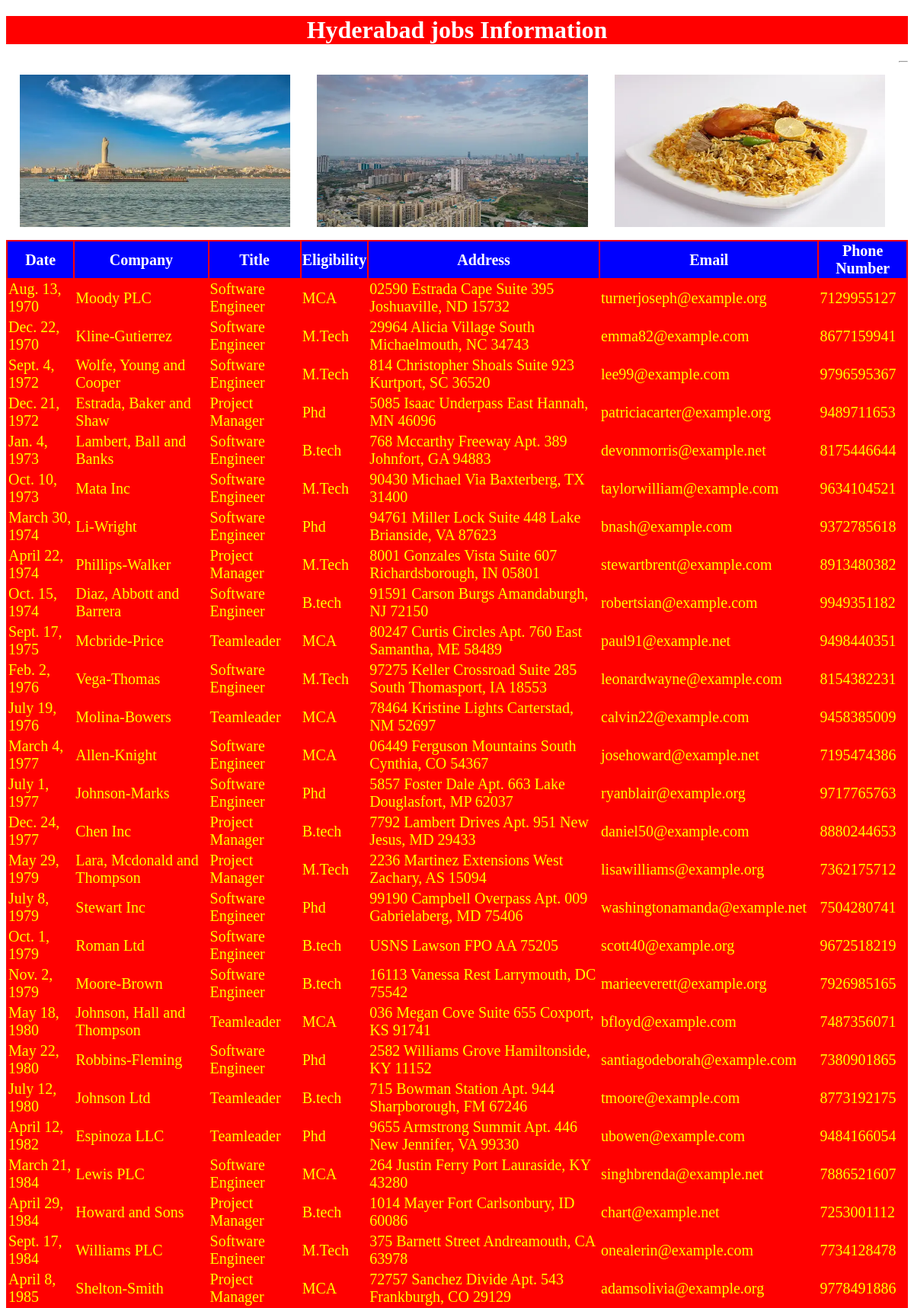
The page /hydjob (upper part) on the database its author committed.
### testapp/models.py (models this page shows)
class hydjobs(models.Model):
    date=models.DateField();
    company=models.CharField(max_length=100);
    title=models.CharField(max_length=100);
    eligibility=models.CharField(max_length=100);
    address=models.CharField(max_length=100);
    email=models.EmailField();
    phonenumber=models.IntegerField()

### testapp/views.py (the view)
# urls.py: path('hydjob', views.hydjob1),
def hydjob1(request):
    jobs_list=hydjobs.objects.order_by('date')
    my_dict={'jobs_list':jobs_list}
    return render(request, 'testapp/hydjobs.html',context=my_dict)

### templates/testapp/hydjobs.html (shortened to what this page needs)
<!DOCTYPE html>
{% load static %}
<html lang="en">
<head>
    <link rel="stylesheet" href="{%static 'css/job.css' %}">
</head>
<body>
    <h1> Hyderabad jobs Information </h1>
    <img src="{%static 'images/hydcity.jpg' %}" alt="">
    <img src="{%static 'images/hydroad.jpg' %}" alt="">
    <img src="{%static 'images/hydbir.jpg' %}" alt="">
    <hr>
    {% if jobs_list %}
    <table id="tab">
        <thead>
            <th>Date</th>
            <th>Company</th>
            <th>Title</th>
            <th>Eligibility</th>
            <th>Address</th>
            <th>Email</th>
            <th>Phone Number</th>
        </thead>
        {%for job in jobs_list %}
        <tr>
            <td>{{job.date}}</td>
            <td>{{job.company}}</td>
            <td>{{job.title}}</td>
            <td>{{job.eligibility}}</td>
            <td>{{job.address}}</td>
            <td>{{job.email}}</td>
            <td>{{job.phonenumber}}</td>
        </tr>
        {% endfor %}
    </table>
    {% else %}
    <p>No jobs Found in Hyderabad</p>
    {% endif %}
</body>
</html>

### static/css/job.css (style rules this page uses)
body { background-image: url(https://media.istockphoto.com/id/171309616/photo/green-grass-background.webp?b=1&s=170667a&w=0&k=20&c=lQvv2ndAtFpY4UCzeAUPAW3cGI_wpDHlK71CAi5O0_w=); background-repeat: no-repeat; background-size: cover; }
h1 { color: white; text-align: center; background: red; }
table,thead,th,tr,td { color: yellow; border: 2px white; font-size: 20px; margin: auto; background: red; }
thead,th { color: white; border: 2px white; font-size: 20px; margin: auto; background: blue; }
img { height: 200px; width: 30%; float: left; margin: 1.5%; border: 2px red; }
table tr:nth-of-type(even) { background: #f4c242; }

### rows shown on the page
hydjobs: date "Aug. 13, 1970", company "Moody PLC", title "Software Engineer", eligibility "MCA", address "02590 Estrada Cape Suite 395 Joshuaville, ND 15732", email "turnerjoseph@example.org", phonenumber "7129955127"
hydjobs: date "Dec. 22, 1970", company "Kline-Gutierrez", title "Software Engineer", eligibility "M.Tech", address "29964 Alicia Village South Michaelmouth, NC 34743", email "emma82@example.com", phonenumber "8677159941"
hydjobs: date "Sept. 4, 1972", company "Wolfe, Young and Cooper", title "Software Engineer", eligibility "M.Tech", address "814 Christopher Shoals Suite 923 Kurtport, SC 36520", email "lee99@example.com", phonenumber "9796595367"
hydjobs: date "Dec. 21, 1972", company "Estrada, Baker and Shaw", title "Project Manager", eligibility "Phd", address "5085 Isaac Underpass East Hannah, MN 46096", email "patriciacarter@example.org", phonenumber "9489711653"
hydjobs: date "Jan. 4, 1973", company "Lambert, Ball and Banks", title "Software Engineer", eligibility "B.tech", address "768 Mccarthy Freeway Apt. 389 Johnfort, GA 94883", email "devonmorris@example.net", phonenumber "8175446644"
hydjobs: date "Oct. 10, 1973", company "Mata Inc", title "Software Engineer", eligibility "M.Tech", address "90430 Michael Via Baxterberg, TX 31400", email "taylorwilliam@example.com", phonenumber "9634104521"
hydjobs: date "March 30, 1974", company "Li-Wright", title "Software Engineer", eligibility "Phd", address "94761 Miller Lock Suite 448 Lake Brianside, VA 87623", email "bnash@example.com", phonenumber "9372785618"
hydjobs: date "April 22, 1974", company "Phillips-Walker", title "Project Manager", eligibility "M.Tech", address "8001 Gonzales Vista Suite 607 Richardsborough, IN 05801", email "stewartbrent@example.com", phonenumber "8913480382"
hydjobs: date "Oct. 15, 1974", company "Diaz, Abbott and Barrera", title "Software Engineer", eligibility "B.tech", address "91591 Carson Burgs Amandaburgh, NJ 72150", email "robertsian@example.com", phonenumber "9949351182"
hydjobs: date "Sept. 17, 1975", company "Mcbride-Price", title "Teamleader", eligibility "MCA", address "80247 Curtis Circles Apt. 760 East Samantha, ME 58489", email "paul91@example.net", phonenumber "9498440351"
hydjobs: date "Feb. 2, 1976", company "Vega-Thomas", title "Software Engineer", eligibility "M.Tech", address "97275 Keller Crossroad Suite 285 South Thomasport, IA 18553", email "leonardwayne@example.com", phonenumber "8154382231"
hydjobs: date "July 19, 1976", company "Molina-Bowers", title "Teamleader", eligibility "MCA", address "78464 Kristine Lights Carterstad, NM 52697", email "calvin22@example.com", phonenumber "9458385009"
hydjobs: date "March 4, 1977", company "Allen-Knight", title "Software Engineer", eligibility "MCA", address "06449 Ferguson Mountains South Cynthia, CO 54367", email "josehoward@example.net", phonenumber "7195474386"
hydjobs: date "July 1, 1977", company "Johnson-Marks", title "Software Engineer", eligibility "Phd", address "5857 Foster Dale Apt. 663 Lake Douglasfort, MP 62037", email "ryanblair@example.org", phonenumber "9717765763"
hydjobs: date "Dec. 24, 1977", company "Chen Inc", title "Project Manager", eligibility "B.tech", address "7792 Lambert Drives Apt. 951 New Jesus, MD 29433", email "daniel50@example.com", phonenumber "8880244653"
hydjobs: date "May 29, 1979", company "Lara, Mcdonald and Thompson", title "Project Manager", eligibility "M.Tech", address "2236 Martinez Extensions West Zachary, AS 15094", email "lisawilliams@example.org", phonenumber "7362175712"
hydjobs: date "July 8, 1979", company "Stewart Inc", title "Software Engineer", eligibility "Phd", address "99190 Campbell Overpass Apt. 009 Gabrielaberg, MD 75406", email "washingtonamanda@example.net", phonenumber "7504280741"
hydjobs: date "Oct. 1, 1979", company "Roman Ltd", title "Software Engineer", eligibility "B.tech", address "USNS Lawson FPO AA 75205", email "scott40@example.org", phonenumber "9672518219"
hydjobs: date "Nov. 2, 1979", company "Moore-Brown", title "Software Engineer", eligibility "B.tech", address "16113 Vanessa Rest Larrymouth, DC 75542", email "marieeverett@example.org", phonenumber "7926985165"
hydjobs: date "May 18, 1980", company "Johnson, Hall and Thompson", title "Teamleader", eligibility "MCA", address "036 Megan Cove Suite 655 Coxport, KS 91741", email "bfloyd@example.com", phonenumber "7487356071"
hydjobs: date "May 22, 1980", company "Robbins-Fleming", title "Software Engineer", eligibility "Phd", address "2582 Williams Grove Hamiltonside, KY 11152", email "santiagodeborah@example.com", phonenumber "7380901865"
hydjobs: date "July 12, 1980", company "Johnson Ltd", title "Teamleader", eligibility "B.tech", address "715 Bowman Station Apt. 944 Sharpborough, FM 67246", email "tmoore@example.com", phonenumber "8773192175"
hydjobs: date "April 12, 1982", company "Espinoza LLC", title "Teamleader", eligibility "Phd", address "9655 Armstrong Summit Apt. 446 New Jennifer, VA 99330", email "ubowen@example.com", phonenumber "9484166054"
hydjobs: date "March 21, 1984", company "Lewis PLC", title "Software Engineer", eligibility "MCA", address "264 Justin Ferry Port Lauraside, KY 43280", email "singhbrenda@example.net", phonenumber "7886521607"
hydjobs: date "April 29, 1984", company "Howard and Sons", title "Project Manager", eligibility "B.tech", address "1014 Mayer Fort Carlsonbury, ID 60086", email "chart@example.net", phonenumber "7253001112"
hydjobs: date "Sept. 17, 1984", company "Williams PLC", title "Software Engineer", eligibility "M.Tech", address "375 Barnett Street Andreamouth, CA 63978", email "onealerin@example.com", phonenumber "7734128478"
hydjobs: date "April 8, 1985", company "Shelton-Smith", title "Project Manager", eligibility "MCA", address "72757 Sanchez Divide Apt. 543 Frankburgh, CO 29129", email "adamsolivia@example.org", phonenumber "9778491886"
